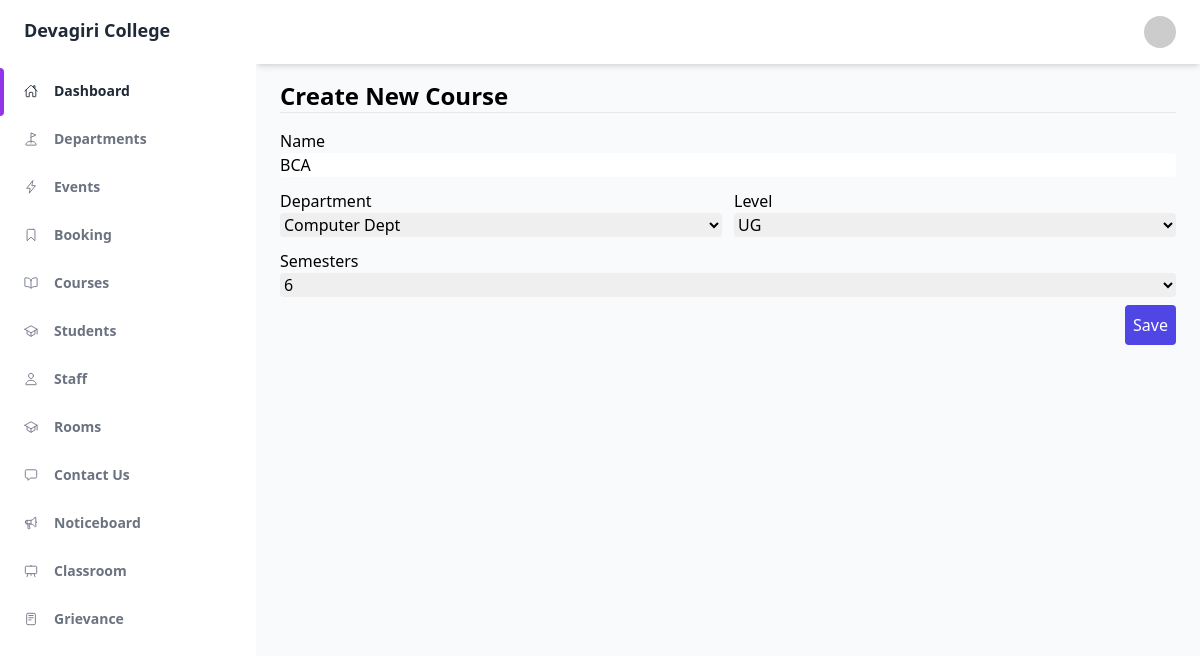
Page /administrator/course/edit/3/ (signed in) on the committed database.
### administrator/models.py (models this page shows, shortened)
class Course(models.Model):
    LEVELS = (
        ('UG', 'UG'),
        ('PG', 'PG'),
    )
    SEMESTERS = (
        (6, '6'),
        (8, '8'),
    )
    id = models.AutoField(primary_key=True)
    name = models.CharField(max_length=50, unique=True)
    department = models.ForeignKey(to=Department,on_delete=models.CASCADE)
    level = models.CharField(max_length=25, choices=LEVELS)
    semesters = models.SmallIntegerField(choices=SEMESTERS)

### administrator/views.py (the view)
# urls.py: path('course/edit/<id>/', CourseUpdateView.as_view(), name='course_edit'),
class CourseUpdateView(LoginRequiredMixin, UserPassesTestMixin, UpdateView):
    model = Course
    template_name = "administrator/course/create.html"
    form_class = CourseForm
    success_url = reverse_lazy('course_list')
    pk_url_kwarg = 'id'
    def test_func(self):
        return self.request.user.admin

### administrator/forms.py
class CourseForm(ModelForm):
    class Meta:
        model = Course
        fields = '__all__'

### administrator/models.py (called while the page is built)
    def __str__(self):
        return self.name

### administrator/templates/administrator/course/create.html (shortened to what this page needs)
{% extends 'master.html' %}
{% load widget_tweaks %}
{% block content %}
<h1 class="font-bold text-2xl">Create New Course</h1>
<hr/>
<div class="container mt-4">
    <form method="post">
        <div class="grid grid-cols-2 gap-3">
            <div class="col-span-2">
                <label>{{ form.name.label }}</label>
                {% render_field form.name class="form-input w-full rounded" %}
            </div>
            <div>
                <label>{{ form.department.label }}</label>
                {% render_field form.department class="form-input w-full rounded" %}
            </div>
            <div>
                <label>{{ form.level.label }}</label>
                {% render_field form.level class="form-input w-full rounded" %}
            </div>
            <div class="col-span-2">
                <label>{{ form.semesters.label }}</label>
                {% render_field form.semesters class="form-input w-full rounded" %}
            </div>
        </div>
        <div class="flex mt-2">
            <button class="ml-auto bg-indigo-600 p-2 rounded text-white">Save</button>
        </div>
    </form>
</div>
{% endblock content %}

### rows in the picture
Course: name "BCA", department "Computer Dept", level "UG", semesters "6"
